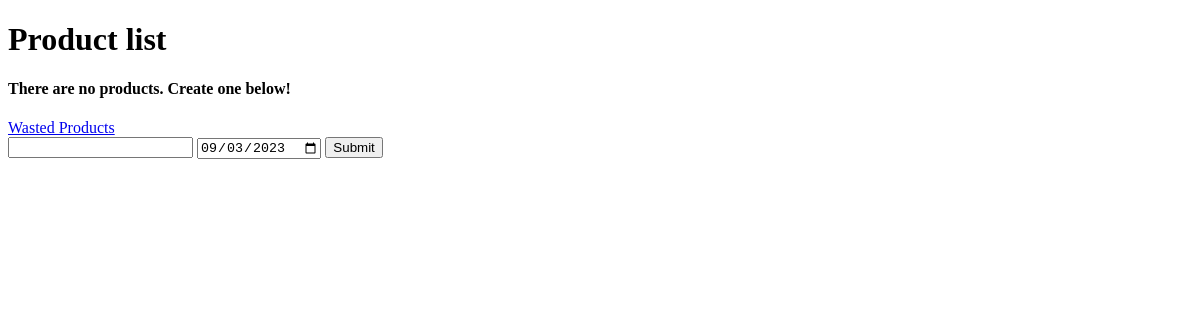
Before: / with the older database file.
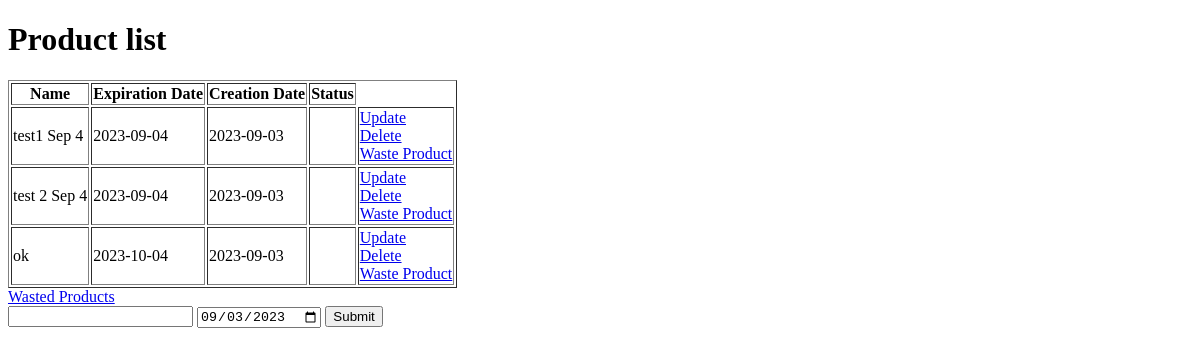
After: the same page with the newer database file.
### app.py (models this page shows, shortened)
class Product(db.Model):
    id = db.Column(db.Integer, primary_key=True)
    product_name = db.Column(db.String(200), nullable=False)
    date_created = db.Column(db.DateTime, default=datetime.utcnow)
    date_wasted = db.Column(db.DateTime, default=datetime.utcnow)
    expiration_date = db.Column(db.Date)
    active_status = db.Column(db.Boolean, default=True)

### app.py (the view)
@app.route('/', methods=['POST', 'GET'])
def index():
    if request.method == 'POST':
        item_content = request.form['product-name']
        expiration_date_str = request.form['expiration-date']
        item_expiration_date = datetime.utcnow().strptime(expiration_date_str, '%Y-%m-%d').date()
        if item_expiration_date <= datetime.utcnow().date():
            return redirect(url_for('expired_date_input'))
        new_product = Product(product_name=item_content, expiration_date=item_expiration_date)
        db.session.add(new_product)
        db.session.commit()
        return redirect('/')
    else:
        products = Product.query.filter_by(active_status=True).order_by(Product.date_created).all()
        current_date = datetime.utcnow().strftime('%Y-%m-%d')
        return render_template("index.html", products=products, current_date=current_date)

### templates/index.html (shortened to what this page needs)
{% extends 'base.html' %}
{% block body %}
<div class="content">
    <h1>Product list</h1>
    {% if products|length < 1 %} <h4>There are no products. Create one below!</h4>
        {% else %}
        <table border="1">
            <tr>
                <th>Name</th>
                <th>Expiration Date</th>
                <th>Creation Date</th>
                <th>Status</th>
            </tr>
            {% for product in products %}
            <tr>
                <td class="product-name">{{ product.product_name }}</td>
                <td class="expiration-date">{{ product.expiration_date }}</td>
                <td class="creation-date">{{ product.date_created.strftime('%Y-%m-%d') }}</td>
                <td class="wasted-status" data-product-id="{{ product.id }}"></td>
                <td>
                    <a href="/update_product/{{product.id}}">Update</a>
                    <br>
                    <a href="/delete_product/{{product.id}}">Delete</a>
                    <br>
                    <a href="/waste_product/{{product.id}}">Waste Product</a>
                </td>
            </tr>
            {% endfor %}
        </table>
        {% endif %}
        <a href="/wasted_product_list">Wasted Products</a>
        <form action="/" method="POST" id="myForm">
            <input type="text" name="product-name" id="input-product-name">
            <input type="date" name="expiration-date" id="input-expiration-date" value="{{ current_date }}">
            <button type="submit" id="submit-button">Submit</button>
        </form>
</div>
{% endblock %}

### templates/base.html (shortened to what this page needs)
<!DOCTYPE html>
<html lang="en">
<head>
    <link rel="stylesheet" href="{{ url_for('static', filename='css/main.css')}}">
</head>
<body>
    {% block body %} {% endblock %}
</body>
</html>

Changed rows visible on the page:
now on this page (row edited): Product: product_name "test1 Sep 4", expiration_date "2023-09-04", date_created "2023-09-03"
now on this page (row edited): Product: product_name "test 2 Sep 4", expiration_date "2023-09-04", date_created "2023-09-03"
added Product: product_name "ok", expiration_date "2023-10-04", date_created "2023-09-03"
Other visible differences:
text no longer shown: "There are no products. Create one below!"
text now shown: "Name Expiration Date Creation Date Status"
